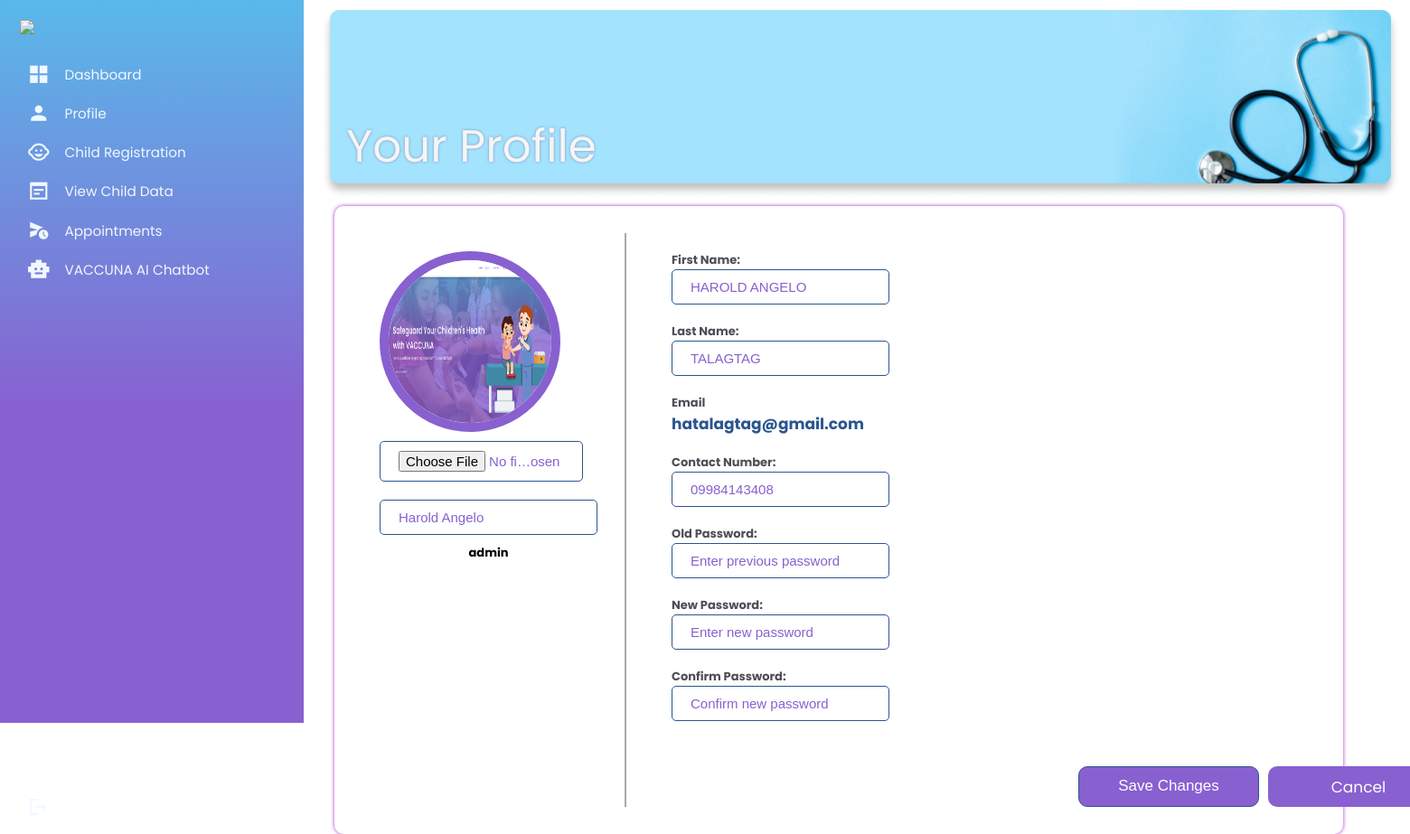
Before: /Parent/Update-Profile.php (signed in) with the older database file.
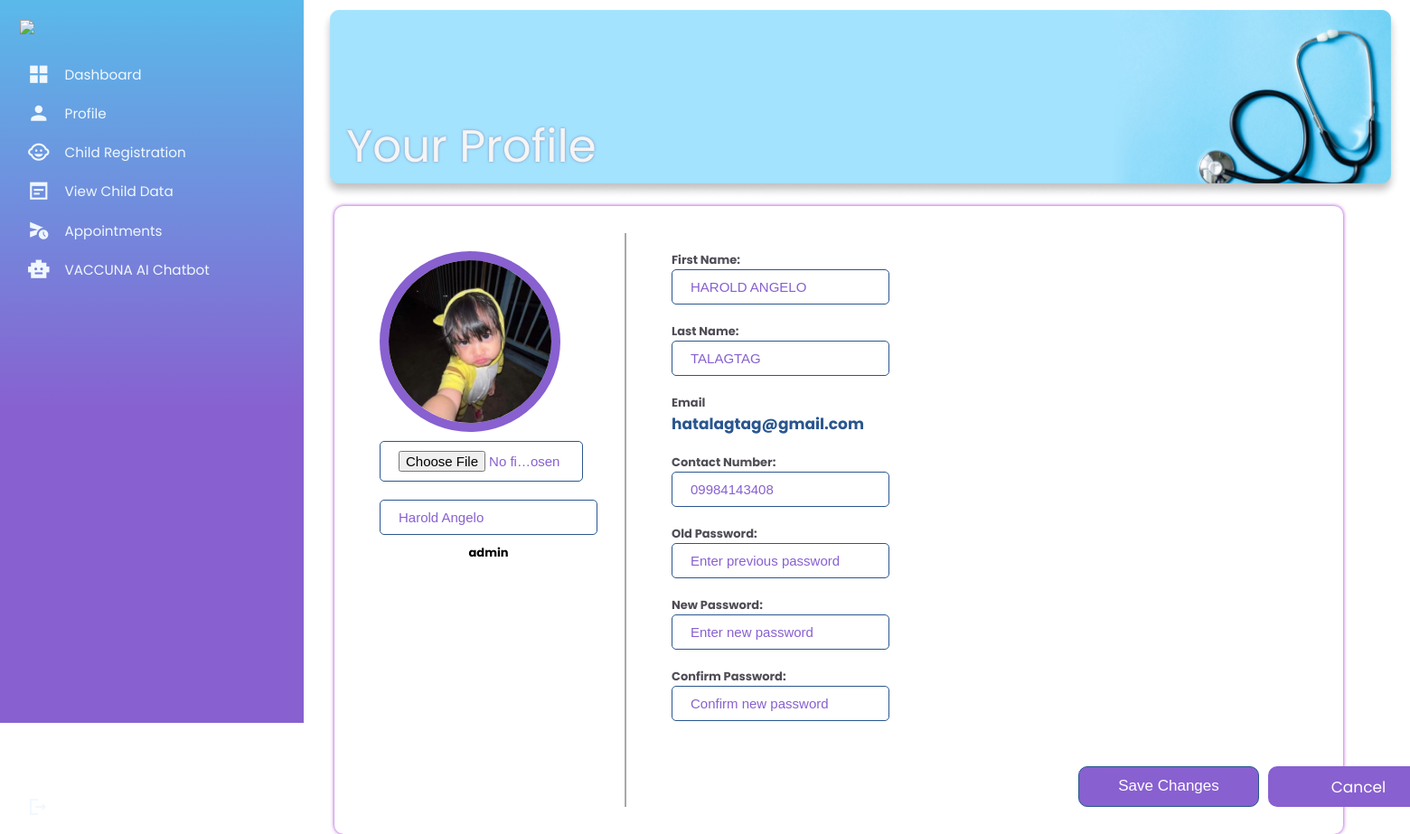
After: the same page with the newer database file.
### tables this page shows
CREATE TABLE `usertable` (
  `userid` int(11) NOT NULL,
  `firstname` varchar(60) NOT NULL,
  `lastname` varchar(60) NOT NULL,
  `user_email` varchar(60) NOT NULL,
  `username` varchar(60) NOT NULL,
  `phonenumber` varchar(60) NOT NULL,
  `token_verified` varchar(100) NOT NULL,
  `status_verified` tinyint(2) NOT NULL DEFAULT 0 COMMENT '0- not verified 1-verified',
  `password` varchar(60) NOT NULL,
  `image` longblob NOT NULL,
  `usertype` varchar(6) NOT NULL,
  `datecreated` timestamp NOT NULL DEFAULT current_timestamp(),
  `is_notified` int(11) DEFAULT 0 COMMENT '0 - not notified\r\n1 - notified',
  `code` mediumint(50) NOT NULL,
  `status` text NOT NULL
);

### Parent/Update-Profile.php (the view, shortened to what this page needs)
<?php
include('../templates/Header.php');
?>
<!DOCTYPE html>
<html>
<link rel="stylesheet" href="./css/style2.css">
<body>
    <div class="container">
        <div class="column1">
          <?php include('../templates/Parent-Dash.php'); ?>
        </div>
        <div class="column">
            <div class="dashboard">
                <img src="./images/Profile.png">
            <div class="dashboard-text">
                <h1>Your Profile</h1>
            </div>
            </div>
             <div class="content">
                <div class="profile-pic">
                <form action="" method="post" enctype="multipart/form-data">
                <?php
                    $select = mysqli_query($conn, "SELECT * FROM `usertable` WHERE userid = '$user_id'") or die('query failed');
                     if(mysqli_num_rows($select) > 0){
                    $fetch = mysqli_fetch_assoc($select);
                    }
                      if($fetch['image'] == ''){
                         echo '<img src="assets/images/default-avatar.png">';
                      }else{
                     echo '<img src="../Homepage/uploaded_img/'.$fetch['image'].'" alt="Profile Avatar" class="profilepic">';
                     }
                     ?>
                <input type="file" name="update_image" accept="image/jpg, image/jpeg, image/png" class="box1">
                 <input type="text" name="update_username" value="<?php echo $fetch['username']; ?>" class="box">
                  <h4><?php echo $fetch['usertype']; ?></h4>
                </div>
                <div class="profile-details">
                <h4>First Name:</h4>
                <input type="text"name="update_firstname" value="<?php echo $fetch['firstname']; ?>" class="box">
                <h4>Last Name:</h4>
                <input type="text" name="update_lastname" value="<?php echo $fetch['lastname']; ?>" class="box">
                <h4>Email</h4>
                <h3><?php echo $fetch['user_email']; ?></h3>
                <h4>Contact Number:</h4>
                <input type="text" name="update_phonenumber" value="<?php echo $fetch['phonenumber']; ?>" class="box">
                <h4>Old Password:</h4>
                <input type="password" name="update_pass" placeholder="Enter previous password" class="box">
                <h4>New Password:</h4>
                <input type="password" name="new_pass" placeholder="Enter new password" class="box">
                <h4>Confirm Password:</h4>
                <input type="password" name="confirm_pass" placeholder="Confirm new password" class="box">
                <div class="btnb">
                <input href="Update-Profile.php" type="submit" name="update_profile" style=" padding: 10px 10px 10px 10px;
                                                         width: 200px;
                                                         height: 45px;
                                                         background: #8860D0;
                                                         border-radius: 10px;
                                                         font-size: 17px;
                                                         color: white;
                                                         cursor: pointer;
                                                         text-align: center;
                                                         margin-right: 10px;" value="Save Changes" >
                <a href="Profile-Page.php" class="btn-b">Cancel</a>
                </div>
                </div>
             </div>
        </div>
    </div>
</body>
</html>

Changed rows visible on the page:
changed usertable "hatalagtag@gmail.com": image: a different picture
